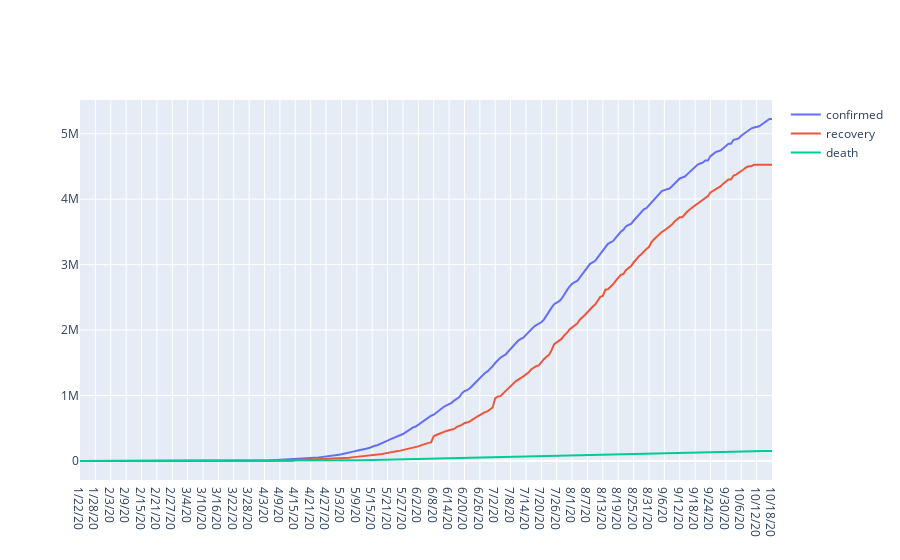

Here is the notebook cell this chart was saved with:
### Code cell
trace0 = go.Scatter(
      x = date,
      y = Brazil['confirm'],
      mode = 'lines',
      name = 'confirmed'   
)

trace1 = go.Scatter(
      x = date,
      y = Brazil['recovery'],
      mode = 'lines',
      name = 'recovery'   
)
trace2 = go.Scatter(
      x = date,
      y = Brazil['death'],
      mode = 'lines',
      name = 'death'   
)


data = [trace0, trace1,trace2]

py.iplot(data)

### Figure 1 — Plotly figure (JSON) as saved in the notebook; plotly's stock layout.template omitted (floating-point values rounded to 4 significant figures; data arrays with more than 128 entries replaced by an {"elided": "..."} marker saying what was removed)
{"data": [{"mode": "lines", "name": "confirmed", "type": "scatter", "x": {"elided": "271 str values"}, "y": {"elided": "271 int values"}}, {"mode": "lines", "name": "recovery", "type": "scatter", "x": {"elided": "271 str values"}, "y": {"elided": "271 int values"}}, {"mode": "lines", "name": "death", "type": "scatter", "x": {"elided": "271 str values"}, "y": {"elided": "271 int values"}}], "layout": {}}
